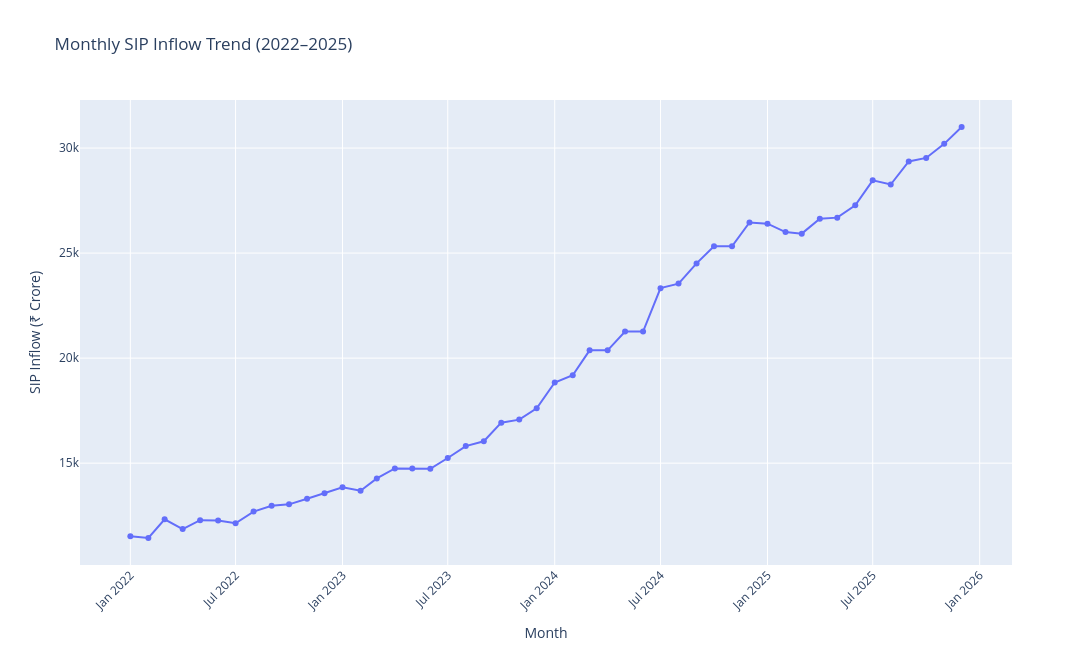

Notebook cell for this chart:
### Markdown cell above
# 3. Monthly SIP Inflow Trend (2022–2025)

## Objective

Analyze the monthly growth of Systematic Investment Plan (SIP) inflows from 2022 to 2025.

## Visualization

An interactive line chart displays monthly SIP inflows and highlights the overall investment trend.

## Key Insight

Monthly SIP inflows show a steady upward trend, reaching an all-time high of ₹31,002 crore in December 2025. This reflects growing investor confidence and increasing participation in mutual fund investments.

### Code cell
fig = px.line(
    sip,
    x="month",
    y="sip_inflow_crore",
    title="Monthly SIP Inflow Trend (2022–2025)",
    markers=True,
    labels={
        "month": "Month",
        "sip_inflow_crore": "SIP Inflow (₹ Crore)"
    }
)

fig.update_layout(
    width=1200,
    height=650,
    xaxis_tickangle=-45,    #rotate month labels
    hovermode="x unified"
)

fig.write_image(
    "../reports/sip_inflow_trend.png",
    scale=3
)

fig.show()

### Figure 1 — Plotly figure (JSON) as saved in the notebook; plotly's stock layout.template omitted (floating-point values rounded to 4 significant figures)
{"data": [{"hovertemplate": "Month=%{x}<br>SIP Inflow (₹ Crore)=%{y}<extra></extra>", "legendgroup": "", "line": {"color": "#636efa", "dash": "solid"}, "marker": {"symbol": "circle"}, "mode": "lines+markers", "name": "", "orientation": "v", "showlegend": false, "type": "scatter", "x": ["2022-01-01T00:00:00", "2022-02-01T00:00:00", "2022-03-01T00:00:00", "2022-04-01T00:00:00", "2022-05-01T00:00:00", "2022-06-01T00:00:00", "2022-07-01T00:00:00", "2022-08-01T00:00:00", "2022-09-01T00:00:00", "2022-10-01T00:00:00", "2022-11-01T00:00:00", "2022-12-01T00:00:00", "2023-01-01T00:00:00", "2023-02-01T00:00:00", "2023-03-01T00:00:00", "2023-04-01T00:00:00", "2023-05-01T00:00:00", "2023-06-01T00:00:00", "2023-07-01T00:00:00", "2023-08-01T00:00:00", "2023-09-01T00:00:00", "2023-10-01T00:00:00", "2023-11-01T00:00:00", "2023-12-01T00:00:00", "2024-01-01T00:00:00", "2024-02-01T00:00:00", "2024-03-01T00:00:00", "2024-04-01T00:00:00", "2024-05-01T00:00:00", "2024-06-01T00:00:00", "2024-07-01T00:00:00", "2024-08-01T00:00:00", "2024-09-01T00:00:00", "2024-10-01T00:00:00", "2024-11-01T00:00:00", "2024-12-01T00:00:00", "2025-01-01T00:00:00", "2025-02-01T00:00:00", "2025-03-01T00:00:00", "2025-04-01T00:00:00", "2025-05-01T00:00:00", "2025-06-01T00:00:00", "2025-07-01T00:00:00", "2025-08-01T00:00:00", "2025-09-01T00:00:00", "2025-10-01T00:00:00", "2025-11-01T00:00:00", "2025-12-01T00:00:00"], "xaxis": "x", "y": [11517, 11438, 12328, 11863, 12286, 12276, 12140, 12694, 12976, 13040, 13306, 13573, 13856, 13687, 14276, 14749, 14749, 14734, 15245, 15814, 16042, 16928, 17073, 17610, 18838, 19187, 20371, 20371, 21262, 21262, 23332, 23547, 24509, 25323, 25320, 26459, 26400, 25999, 25926, 26632, 26688, 27274, 28464, 28265, 29361, 29529, 30200, 31002], "yaxis": "y"}], "layout": {"height": 650, "hovermode": "x unified", "legend": {"tracegroupgap": 0}, "title": {"text": "Monthly SIP Inflow Trend (2022–2025)"}, "width": 1200, "xaxis": {"anchor": "y", "domain": [0, 1], "tickangle": -45, "title": {"text": "Month"}}, "yaxis": {"anchor": "x", "domain": [0, 1], "title": {"text": "SIP Inflow (₹ Crore)"}}}}
